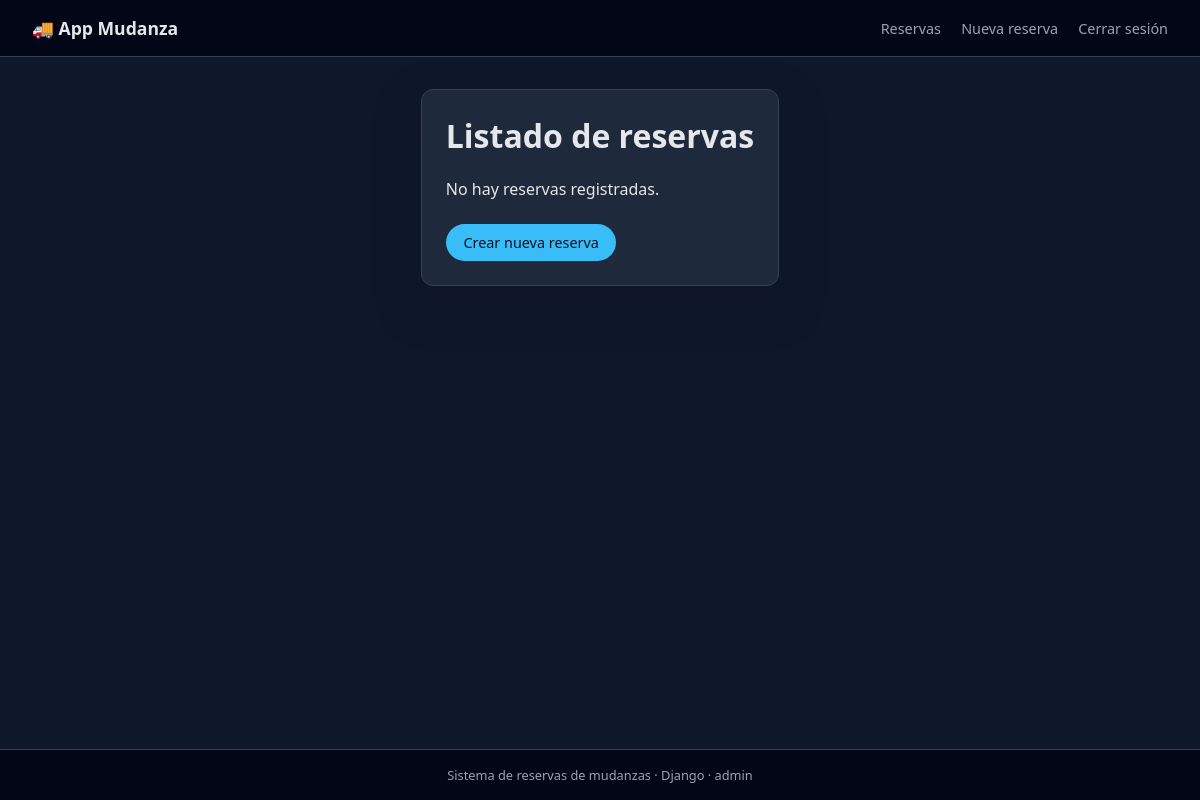
The app's page /reservas/ (signed in), older data.
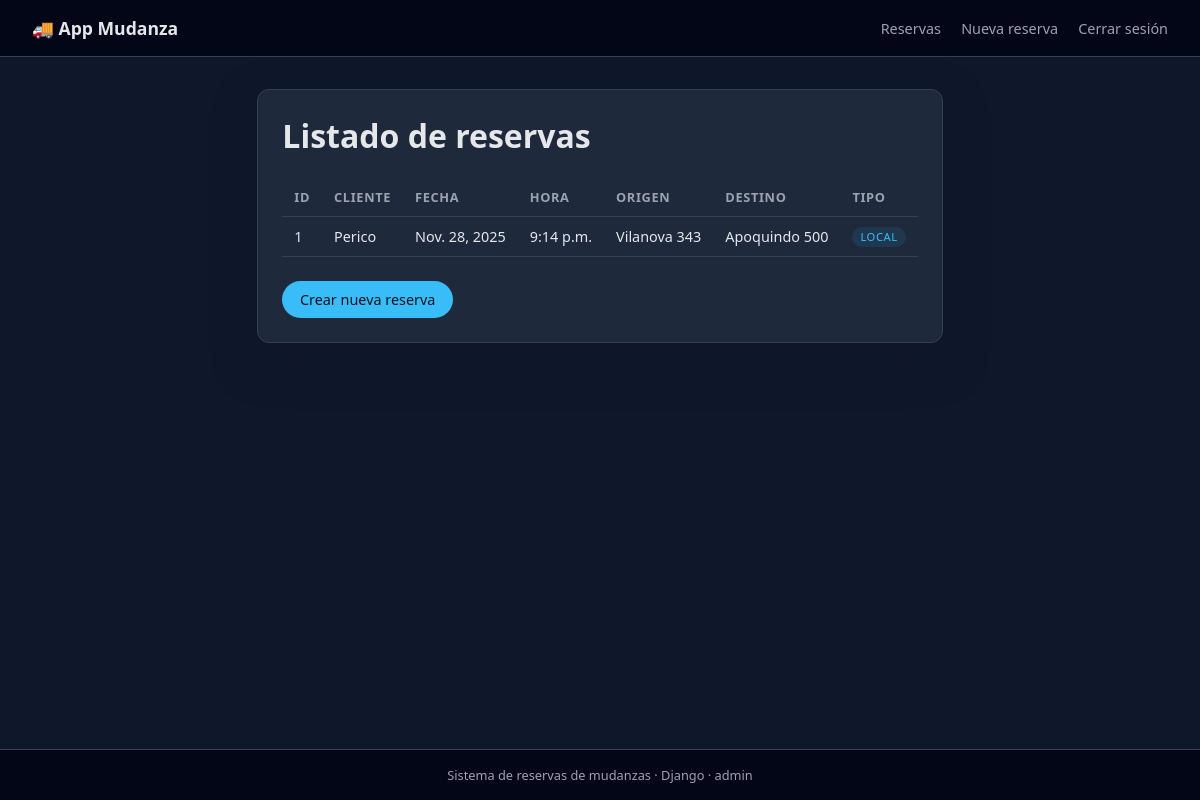
The same page, newer data.
### reservas/models.py (models this page shows, shortened)
class Reserva(models.Model):
    TIPO_SERVICIO_CHOICES = [
        ('local', 'Mudanza local'),
        ('nacional', 'Mudanza nacional'),
        ('internacional', 'Mudanza internacional'),
    ]
    cliente = models.ForeignKey(Cliente, on_delete=models.CASCADE, related_name='reservas')
    fecha_mudanza = models.DateField()
    hora_mudanza = models.TimeField()
    direccion_origen = models.CharField(max_length=255)
    direccion_destino = models.CharField(max_length=255)
    tipo_servicio = models.CharField(max_length=20, choices=TIPO_SERVICIO_CHOICES)
    notas = models.TextField(blank=True)
    creado_por = models.ForeignKey(User, on_delete=models.SET_NULL, null=True, blank=True)

class Cliente(models.Model):
    nombre = models.CharField(max_length=100)
    email = models.EmailField(unique=True)
    telefono = models.CharField(max_length=20)

### reservas/views.py (the view)
# urls.py: path('', views.lista_reservas, name='lista_reservas'),
@login_required
def lista_reservas(request):
    reservas = Reserva.objects.select_related('cliente').all().order_by('fecha_mudanza', 'hora_mudanza')
    context = {
        'reservas': reservas
    }
    return render(request, 'reservas/lista_reservas.html', context)

### reservas/templates/reservas/lista_reservas.html (shortened to what this page needs)
{% extends 'base.html' %}
{% block content %}
    <h1>Listado de reservas</h1>
    {% if reservas %}
        <table class="table">
            <thead>
                <tr>
                    <th>ID</th>
                    <th>Cliente</th>
                    <th>Fecha</th>
                    <th>Hora</th>
                    <th>Origen</th>
                    <th>Destino</th>
                    <th>Tipo</th>
                </tr>
            </thead>
            <tbody>
            {% for r in reservas %}
                <tr>
                    <td>{{ r.id }}</td>
                    <td>{{ r.cliente.nombre }}</td>
                    <td>{{ r.fecha_mudanza }}</td>
                    <td>{{ r.hora_mudanza }}</td>
                    <td>{{ r.direccion_origen }}</td>
                    <td>{{ r.direccion_destino }}</td>
                    <td>
                        {% if r.tipo_servicio == 'local' %}
                            <span class="badge badge-local">Local</span>
                        {% elif r.tipo_servicio == 'nacional' %}
                            <span class="badge badge-nacional">Nacional</span>
                        {% else %}
                            <span class="badge badge-internacional">Internacional</span>
                        {% endif %}
                    </td>
                </tr>
            {% endfor %}
            </tbody>
        </table>
    {% else %}
        <p class="mt-2">No hay reservas registradas.</p>
    {% endif %}
    <div class="mt-3">
        <a class="btn" href="{% url 'reservas:crear_reserva' %}">Crear nueva reserva</a>
    </div>
{% endblock %}

### templates/base.html (shortened to what this page needs)
{% load static %}
<!DOCTYPE html>
<html lang="es">
<head>
    <link rel="stylesheet" href="{% static 'css/estilos.css' %}">
</head>
<body>
<div class="layout">
    <header class="navbar">
        <div class="navbar-title">
            🚚 App Mudanza
        </div>
        <nav class="navbar-links">
            <a href="{% url 'reservas:lista_reservas' %}">Reservas</a>
            <a href="{% url 'reservas:crear_reserva' %}">Nueva reserva</a>
            {% if user.is_authenticated %}
                <a href="{% url 'logout' %}">Cerrar sesión</a>
            {% else %}
                <a href="{% url 'login' %}">Iniciar sesión</a>
            {% endif %}
        </nav>
    </header>
    <main class="main-content">
        <div class="card">
            {% block content %}{% endblock %}
        </div>
    </main>
    <footer class="footer">
        Sistema de reservas de mudanzas · Django · {{ user.username|default:"Invitado" }}
    </footer>
</div>
</body>
</html>

### static/css/estilos.css (style rules this page uses)
:root { --bg: #0f172a; --bg-card: #1e293b; --accent: #38bdf8; --accent-soft: #0ea5e9; --text-main: #e5e7eb; --text-muted: #9ca3af; --danger: #ef4444; --success: #22c55e; --border-soft: #334155; }
* { box-sizing: border-box; }
body { margin: 0; font-family: system-ui, -apple-system, BlinkMacSystemFont, "Segoe UI", sans-serif; background-color: var(--bg); color: var(--text-main); }
a { color: var(--accent); text-decoration: none; }
.layout { min-height: 100vh; display: flex; flex-direction: column; }
.navbar { background: #020617; padding: 1rem 2rem; display: flex; justify-content: space-between; align-items: center; border-bottom: 1px solid var(--border-soft); }
.navbar-title { font-weight: 600; font-size: 1.1rem; }
.navbar-links a { margin-left: 1rem; font-size: 0.9rem; color: var(--text-muted); }
.main-content { max-width: 960px; margin: 2rem auto; padding: 0 1rem 2rem 1rem; flex: 1; }
.card { background: var(--bg-card); border-radius: 0.75rem; padding: 1.5rem; border: 1px solid var(--border-soft); box-shadow: 0 18px 40px rgba(15, 23, 42, 0.7); }
.card h1, .card h2 { margin-top: 0; }
.btn { display: inline-block; padding: 0.55rem 1.1rem; border-radius: 999px; border: none; cursor: pointer; font-size: 0.9rem; font-weight: 500; background: var(--accent); color: #0b1120; }
.table { width: 100%; border-collapse: collapse; margin-top: 1rem; font-size: 0.9rem; }
.table th, .table td { padding: 0.6rem 0.75rem; text-align: left; border-bottom: 1px solid var(--border-soft); }
.table th { font-size: 0.8rem; text-transform: uppercase; letter-spacing: 0.05em; color: var(--text-muted); }
.badge { display: inline-block; padding: 0.15rem 0.5rem; border-radius: 999px; font-size: 0.7rem; text-transform: uppercase; letter-spacing: 0.05em; }
.badge-local { background: rgba(56, 189, 248, 0.1); color: var(--accent); }
.mt-3 { margin-top: 1.5rem; }
.footer { text-align: center; padding: 1rem 0; font-size: 0.8rem; color: var(--text-muted); border-top: 1px solid var(--border-soft); background: #020617; }

Row changes from the older to the newer data that the page shows:
added Reserva: id "1", cliente.nombre "Perico", fecha_mudanza "Nov. 28, 2025", hora_mudanza "9:14 p.m.", direccion_origen "Vilanova 343", direccion_destino "Apoquindo 500", tipo_servicio "LOCAL"
Text that changed along with them:
text no longer shown: "No hay reservas registradas."
text now shown: "ID CLIENTE FECHA HORA ORIGEN DESTINO TIPO"
